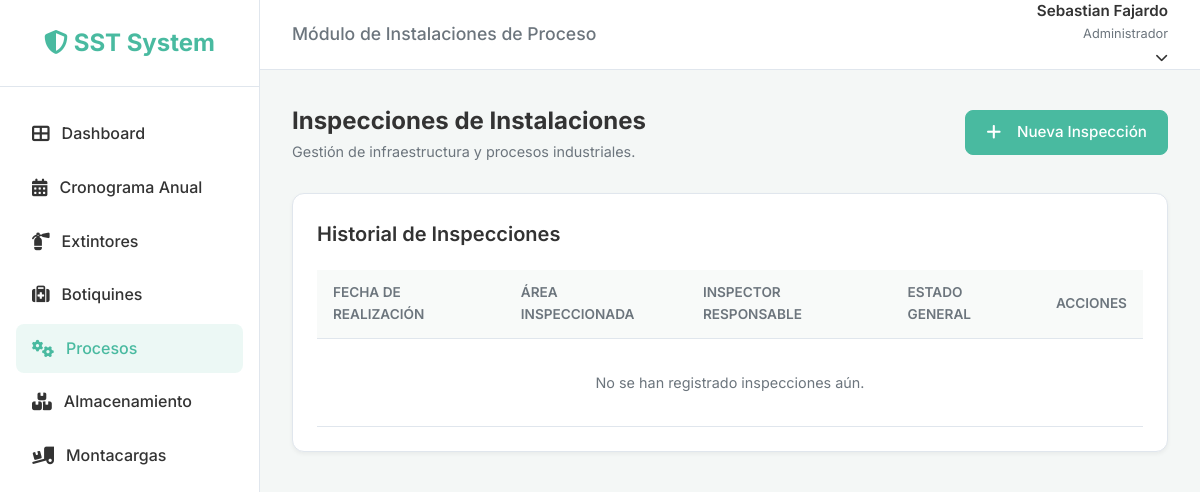
The app's page /inspections/process/ (signed in), older data.
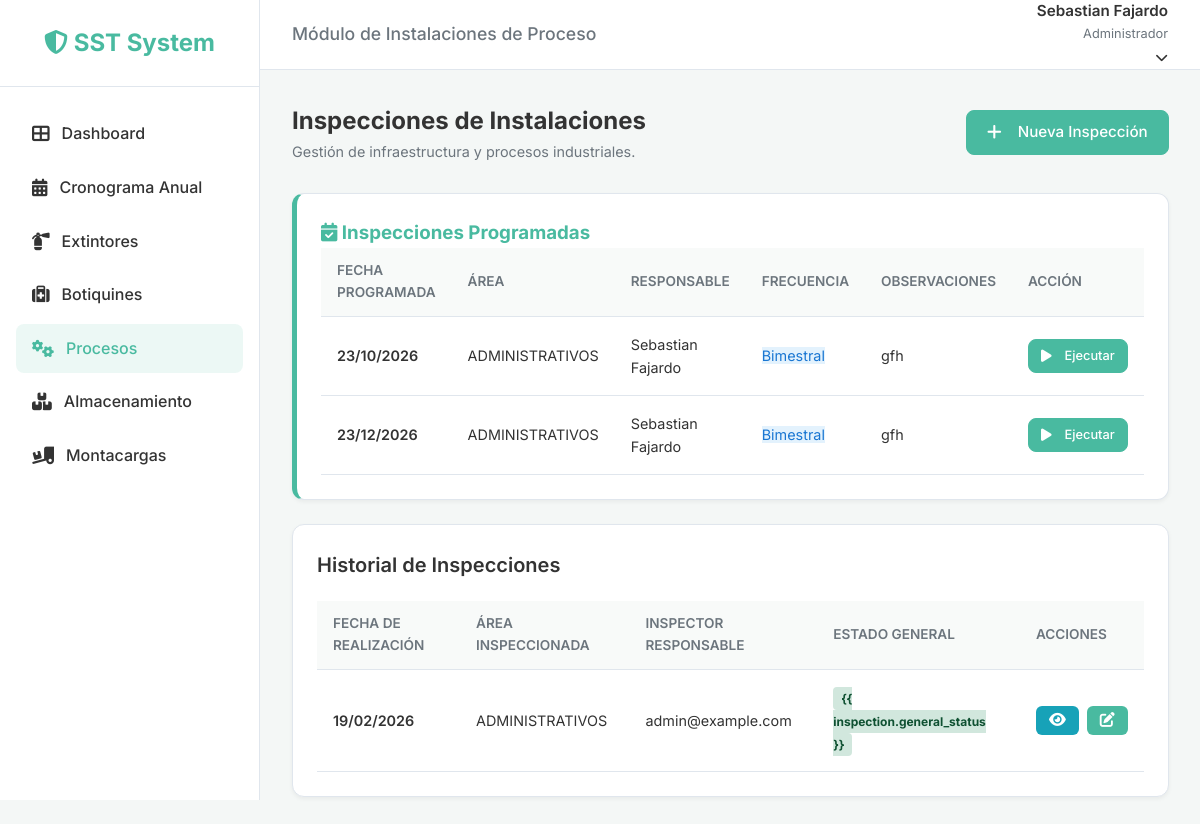
The same page, newer data.
### inspections/models.py (models this page shows, shortened)
class InspectionSchedule(models.Model):
    FREQUENCY_CHOICES = [
        ('Mensual', 'Mensual'),
        ('Bimestral', 'Bimestral'),
        ('Trimestral', 'Trimestral'),
        ('Cuatrimestral', 'Cuatrimestral'),
        ('Semestral', 'Semestral'),
        ('Anual', 'Anual'),
    ]
    STATUS_CHOICES = [
        ('Programada', 'Programada'),
        ('Realizada', 'Realizada'),
        ('Pendiente', 'Pendiente'),
    ]
    year = models.IntegerField(verbose_name="Año de Programación")
    area = models.ForeignKey(
        'Area',
        on_delete=models.PROTECT,
        verbose_name="Área a Inspeccionar",
        help_text="Seleccione el área donde se realizará la inspección"
    )
    inspection_type = models.CharField(max_length=200, verbose_name="Tipo de Inspección")
    frequency = models.CharField(max_length=20, choices=FREQUENCY_CHOICES, verbose_name="Frecuencia")
    scheduled_date = models.DateField(verbose_name="Fecha Programada")
    responsible = models.ForeignKey(
        settings.AUTH_USER_MODEL,
        on_delete=models.CASCADE,
        related_name='scheduled_inspections',
        verbose_name="Responsable"
    )
    status = models.CharField(
        max_length=20,
        choices=STATUS_CHOICES,
        default='Programada',
        verbose_name="Estado"
    )
    observations = models.TextField(blank=True, null=True, verbose_name="Observaciones")
    created_at = models.DateTimeField(auto_now_add=True)
    updated_at = models.DateTimeField(auto_now=True)
    class Meta:
        verbose_name = "Cronograma de Inspección"
        verbose_name_plural = "Cronogramas de Inspección"
        ordering = ['scheduled_date']

class Area(models.Model):
    class Meta:
        verbose_name = "Cronograma de Inspección"
        verbose_name_plural = "Cronogramas de Inspección"
        ordering = ['scheduled_date']
    """
    Standardized areas for the organization.
    Used across all inspection modules to ensure consistency.
    """
    name = models.CharField(max_length=200, unique=True, verbose_name="Nombre del Área")
    is_active = models.BooleanField(default=True, verbose_name="Activa")
    created_at = models.DateTimeField(auto_now_add=True)
    updated_at = models.DateTimeField(auto_now=True)
    class Meta:
        verbose_name = "Área"
        verbose_name_plural = "Áreas"
        ordering = ['name']
    def __str__(self):
        return self.name

class BaseInspection(models.Model):
    STATUS_CHOICES = [
        ('Cumple', 'Cumple'),
        ('No Cumple', 'No Cumple'),
        ('No Aplica', 'No Aplica'),
    ]
    inspection_date = models.DateField(verbose_name="Fecha de Inspección")
    area = models.ForeignKey(
        'Area',
        on_delete=models.PROTECT,
        verbose_name="Área/Ubicación",
        help_text="Seleccione el área inspeccionada"
    )
    inspector = models.ForeignKey(
        settings.AUTH_USER_MODEL,
        on_delete=models.SET_NULL,
        null=True,
        related_name="%(class)s_inspections",
        verbose_name="Inspector"
    )
    schedule_item = models.ForeignKey(
        'InspectionSchedule',
        on_delete=models.SET_NULL,
        null=True,
        blank=True,
        verbose_name="Ítem del Cronograma",
        related_name="%(class)s_actual_inspections"
    )
    general_status = models.CharField(
        max_length=20,
        choices=STATUS_CHOICES,
        default='Cumple',
        verbose_name="Estado General"
    )
    observations = models.TextField(blank=True, null=True, verbose_name="Observaciones Generales")
    created_at = models.DateTimeField(auto_now_add=True)
    updated_at = models.DateTimeField(auto_now=True)
    class Meta:
        abstract = True
        ordering = ['-inspection_date']

class ProcessInspection(BaseInspection):
    ROLE_CHOICES = [
        ('Brigadista', 'Brigadista'),
        ('Equipo SST', 'Equipo SST'),
        ('Copasst', 'Copasst'),
    ]
    inspector_role = models.CharField(
        max_length=20,
        choices=ROLE_CHOICES,
        default='Equipo SST',
        verbose_name="Rol del Inspector"
    )
    inspected_process = models.CharField(max_length=200, verbose_name="Proceso Inspeccionado", blank=True, null=True)
    class Meta(BaseInspection.Meta):
        verbose_name = "Inspección de Procesos"
        verbose_name_plural = "Inspecciones de Procesos"
    STATUS_CHOICES = [
        ('Pendiente', 'Pendiente'),
        ('En proceso', 'En proceso'),
        ('Cerrada', 'Cerrada'),
        ('Cerrada con Hallazgos', 'Cerrada con Hallazgos'),
        ('Seguimiento', 'Seguimiento'),
    ]
    status = models.CharField(max_length=30, choices=STATUS_CHOICES, default='Pendiente', verbose_name="Estado")
    additional_observations = models.TextField(blank=True, null=True, verbose_name="Observaciones Adicionales")
    parent_inspection = models.ForeignKey(
        'self',
        on_delete=models.CASCADE,
        null=True,
        blank=True,
        related_name='follow_ups',
        verbose_name="Inspección Padre"
    )

### users/models.py (models this page shows, shortened)
class CustomUser(AbstractUser):
    email = models.EmailField(unique=True)
    document_number = models.CharField(max_length=20, blank=True, null=True)
    role = models.ForeignKey('roles.Role', on_delete=models.SET_NULL, null=True, blank=True,
                             related_name='users', verbose_name='Rol')
    updated_at = models.DateTimeField(auto_now=True)
    digital_signature = models.TextField(blank=True, null=True, verbose_name="Firma Digital") # Base64 encoded image
    USERNAME_FIELD = 'email'
    REQUIRED_FIELDS = ['username', 'first_name', 'last_name']
    def __str__(self):
        return self.email
    def has_perm_custom(self, module, action):
        if self.is_superuser:
            return True
        if self.role and self.role.name == 'Administrador':
            return True
        if not self.role or not self.role.is_active:
            return False
        return self.role.has_permission(module, action)

### inspections/views.py (the view)
# urls.py: path('process/', ProcessListView.as_view(), name='process_list'),
class ProcessListView(LoginRequiredMixin, RolePermissionRequiredMixin, ScheduledInspectionsMixin, ListView):
    permission_required = ('process', 'view')
    model = ProcessInspection
    template_name = 'inspections/process_list.html'
    context_object_name = 'inspections'
    inspection_module_type = 'process'
    def get_queryset(self):
        qs = super().get_queryset()
        from django.utils import timezone
        current_year = timezone.now().year
        return qs.filter(inspection_date__year=current_year, parent_inspection__isnull=True)
    def get_context_data(self, **kwargs):
        context = super().get_context_data(**kwargs)
        from django.utils import timezone
        current_year = timezone.now().year
        if 'scheduled_inspections' in context:
            context['scheduled_inspections'] = [
                item for item in context['scheduled_inspections']
                if item.scheduled_date.year == current_year
            ]
        return context

### roles/mixins.py (called while the page is built)
    def dispatch(self, request, *args, **kwargs):
        if not request.user.is_authenticated:
            return self.handle_no_permission()
        if not self.has_permission():
            messages.error(request, 'No tienes permiso para realizar esta acción o acceder a esta sección.')
            referer = request.META.get('HTTP_REFERER')
            if referer and referer != request.build_absolute_uri():
                return redirect(referer)
            return redirect('dashboard')
        return super().dispatch(request, *args, **kwargs)

    def has_permission(self):
        if self.permission_required:
            user = self.request.user
            if hasattr(user, 'has_perm_custom'):
                if isinstance(self.permission_required, (list, tuple)) and len(self.permission_required) == 2:
                    module, action = self.permission_required
                    return user.has_perm_custom(module, action)
        return True

### templates/inspections/process_list.html (shortened to what the changed rows need)
{% extends 'base.html' %}
{% load static %}
{% block extra_head %}
<link rel="stylesheet" href="{% static 'css/dashboard.css' %}">
{% endblock %}
{% block header_title %}Módulo de Instalaciones de Proceso{% endblock %}
{% block content %}
<div class="dashboard-header">
    <div>
        <h1 style="font-size: 1.5rem; font-weight: 700;">Inspecciones de Instalaciones</h1>
    </div>
</div>
{% if scheduled_inspections %}
<div class="card" style="border-left: 5px solid #49BAA0;">
    <h3 class="inspection-section-title" style="color: #49BAA0; border-color: #49BAA0;"><i
            class="fas fa-calendar-check"></i>
        Inspecciones Programadas</h3>
    <div class="table-wrapper">
        <table>
            <thead>
                <tr>
                    <th>Fecha Programada</th>
                    <th>Área</th>
                    <th>Responsable</th>
                    <th>Frecuencia</th>
                    <th>Observaciones</th>
                    <th>Acción</th>
                </tr>
            </thead>
            <tbody>
                {% for item in scheduled_inspections %}
                <tr>
                    <td style="font-weight: 600;">{{ item.scheduled_date|date:"d/m/Y" }}</td>
                    <td>{{ item.area }}</td>
                    <td>{{ item.responsible.get_full_name|default:item.responsible.username }}</td>
                    <td><span class="badge" style="background: #e3f2fd; color: #1976d2;">{{ item.frequency }}</span>
                    </td>
                    <td>{{ item.observations|truncatewords:8|default:"—" }}</td>
                    <td>
                        <a href="{% url 'process_create' %}?schedule_item={{ item.pk }}" class="btn btn-primary"
                            style="padding: 6px 12px; font-size: 0.8rem;">
                            <i class="fas fa-play" style="margin-right: 5px;"></i> Ejecutar
                        </a>
                    </td>
                </tr>
                {% endfor %}
            </tbody>
        </table>
    </div>
</div>
{% endif %}
<div class="card">
    <div class="table-wrapper">
        <table>
            <thead>
                <tr>
                    <th>Fecha de Realización</th>
                    <th>Área Inspeccionada</th>
                    <th>Inspector Responsable</th>
                    <th>Estado General</th>
                    <th>Acciones</th>
                </tr>
            </thead>
            <tbody>
                {% for inspection in inspections %}
                <tr>
                    <td style="font-weight: 600;">{{ inspection.inspection_date|date:"d/m/Y" }}</td>
                    <td>{{ inspection.area }}</td>
                    <td>{{ inspection.inspector }}</td>
                    <td>
                        <div class="d-flex flex-column">
                            <span
                                class="compliance-badge {% if inspection.general_status == 'Cumple' %}badge-success{% elif inspection.general_status == 'No Cumple' %}badge-danger{% elif inspection.general_status == 'Programada' or inspection.general_status == 'Programado' %}badge-secondary{% else %}badge-secondary{% endif %}"
                                style="font-size: 0.75rem; width: fit-content;">
                                {% if inspection.general_status == 'Programada' %}Programado{% else %}{{
                                inspection.general_status }}{% endif %}
                            </span>
                        </div>
                    </td>
                    <td>
                        <div style="display: flex; gap: 8px;">
                            <a href="{% url 'process_detail' inspection.pk %}" class="btn btn-sm"
                                style="background: #17a2b8; color: white; padding: 6px 12px;" title="Ver Detalle">
                                <i class="fas fa-eye"></i>
                            </a>
                            <a href="{% url 'process_edit' inspection.pk %}" class="btn btn-sm"
                                style="background: #49BAA0; color: white; padding: 6px 12px;" title="Editar">
                                <i class="fas fa-edit"></i>
                            </a>
                        </div>
                    </td>
                </tr>
                {% empty %}
                <tr>
                    <td colspan="5" style="text-align: center; padding: 32px; color: var(--text-light);">No se han
                        registrado inspecciones aún.</td>
                </tr>
                {% endfor %}
            </tbody>
        </table>
    </div>
</div>
{% endblock %}

Row changes from the older to the newer data that the page shows:
added InspectionSchedule: scheduled_date "23/10/2026", area "ADMINISTRATIVOS", responsible.get_full_name "Sebastian Fajardo", frequency "Bimestral", observations "gfh"
added InspectionSchedule: scheduled_date "23/12/2026", area "ADMINISTRATIVOS", responsible.get_full_name "Sebastian Fajardo", frequency "Bimestral", observations "gfh"
added ProcessInspection: inspection_date "19/02/2026", area "ADMINISTRATIVOS", inspector "admin@example.com", general_status "{{ inspection.general_status }}"
Text that changed along with them:
text no longer shown: "No se han registrado inspecciones aún."
text now shown: "Inspecciones Programadas FECHA PROGRAMADA ÁREA RESPONSABLE FRECUENCIA OBSERVACIONES ACCIÓN"
